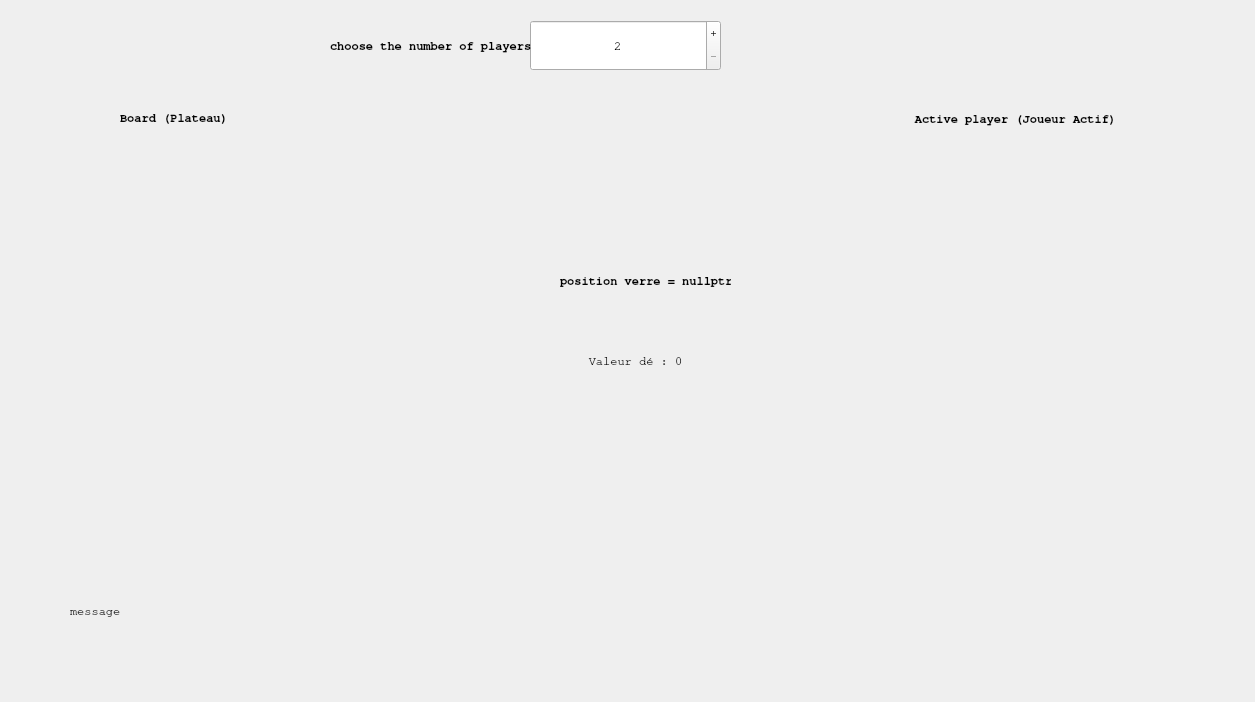
<?xml version="1.0" encoding="UTF-8"?>
<ui version="4.0">
 <class>bn_gui</class>
 <widget class="QWidget" name="bn_gui">
  <property name="geometry">
   <rect>
    <x>0</x>
    <y>0</y>
    <width>1255</width>
    <height>702</height>
   </rect>
  </property>
  <property name="font">
   <font>
    <family>TeX Gyre Cursor</family>
   </font>
  </property>
  <property name="windowTitle">
   <string>bn_gui</string>
  </property>
  <widget class="QWidget" name="up_widget" native="true">
   <property name="geometry">
    <rect>
     <x>320</x>
     <y>10</y>
     <width>531</width>
     <height>71</height>
    </rect>
   </property>
   <widget class="QSpinBox" name="nbPlayer_chooser">
    <property name="geometry">
     <rect>
      <x>210</x>
      <y>10</y>
      <width>191</width>
      <height>51</height>
     </rect>
    </property>
    <property name="font">
     <font>
      <family>UbuntuCondensed Nerd Font</family>
      <italic>false</italic>
     </font>
    </property>
    <property name="alignment">
     <set>Qt::AlignCenter</set>
    </property>
    <property name="readOnly">
     <bool>false</bool>
    </property>
    <property name="buttonSymbols">
     <enum>QAbstractSpinBox::PlusMinus</enum>
    </property>
    <property name="minimum">
     <number>2</number>
    </property>
    <property name="maximum">
     <number>5</number>
    </property>
    <property name="stepType">
     <enum>QAbstractSpinBox::AdaptiveDecimalStepType</enum>
    </property>
   </widget>
   <widget class="QLabel" name="label">
    <property name="geometry">
     <rect>
      <x>10</x>
      <y>10</y>
      <width>211</width>
      <height>51</height>
     </rect>
    </property>
    <property name="font">
     <font>
      <family>Timmana</family>
      <weight>75</weight>
      <bold>true</bold>
     </font>
    </property>
    <property name="text">
     <string>choose the number of players</string>
    </property>
   </widget>
  </widget>
  <widget class="QWidget" name="central_widget" native="true">
   <property name="geometry">
    <rect>
     <x>50</x>
     <y>90</y>
     <width>1171</width>
     <height>561</height>
    </rect>
   </property>
   <widget class="QLabel" name="label_messages">
    <property name="geometry">
     <rect>
      <x>20</x>
      <y>490</y>
      <width>1131</width>
      <height>61</height>
     </rect>
    </property>
    <property name="text">
     <string>message</string>
    </property>
   </widget>
   <widget class="QLabel" name="drop_view">
    <property name="geometry">
     <rect>
      <x>570</x>
      <y>80</y>
      <width>51</width>
      <height>61</height>
     </rect>
    </property>
    <property name="text">
     <string/>
    </property>
    <property name="textFormat">
     <enum>Qt::RichText</enum>
    </property>
    <property name="pixmap">
     <pixmap>../img/drop.png</pixmap>
    </property>
   </widget>
   <widget class="QLabel" name="position_dew">
    <property name="geometry">
     <rect>
      <x>510</x>
      <y>180</y>
      <width>171</width>
      <height>20</height>
     </rect>
    </property>
    <property name="font">
     <font>
      <family>Ubuntu Nerd Font</family>
      <weight>75</weight>
      <bold>true</bold>
     </font>
    </property>
    <property name="text">
     <string>position verre = nullptr</string>
    </property>
   </widget>
   <widget class="QLabel" name="de_value">
    <property name="geometry">
     <rect>
      <x>490</x>
      <y>240</y>
      <width>191</width>
      <height>61</height>
     </rect>
    </property>
    <property name="baseSize">
     <size>
      <width>0</width>
      <height>0</height>
     </size>
    </property>
    <property name="text">
     <string>&lt;html&gt;&lt;head/&gt;&lt;body&gt;&lt;p&gt;Valeur dé : 0&lt;/p&gt;&lt;/body&gt;&lt;/html&gt;</string>
    </property>
    <property name="textFormat">
     <enum>Qt::RichText</enum>
    </property>
    <property name="alignment">
     <set>Qt::AlignCenter</set>
    </property>
   </widget>
   <widget class="QWidget" name="left_widget" native="true">
    <property name="geometry">
     <rect>
      <x>20</x>
      <y>50</y>
      <width>341</width>
      <height>351</height>
     </rect>
    </property>
   </widget>
   <widget class="QWidget" name="right_widget" native="true">
    <property name="geometry">
     <rect>
      <x>810</x>
      <y>50</y>
      <width>331</width>
      <height>341</height>
     </rect>
    </property>
   </widget>
   <widget class="QLabel" name="label_2">
    <property name="geometry">
     <rect>
      <x>70</x>
      <y>17</y>
      <width>241</width>
      <height>20</height>
     </rect>
    </property>
    <property name="font">
     <font>
      <family>Ubuntu</family>
      <weight>75</weight>
      <italic>false</italic>
      <bold>true</bold>
     </font>
    </property>
    <property name="text">
     <string>Board (Plateau)</string>
    </property>
   </widget>
   <widget class="QLabel" name="label_3">
    <property name="geometry">
     <rect>
      <x>840</x>
      <y>20</y>
      <width>251</width>
      <height>17</height>
     </rect>
    </property>
    <property name="font">
     <font>
      <family>Ubuntu Nerd Font</family>
      <weight>75</weight>
      <bold>true</bold>
     </font>
    </property>
    <property name="text">
     <string>Active player (Joueur Actif)</string>
    </property>
    <property name="alignment">
     <set>Qt::AlignCenter</set>
    </property>
   </widget>
   <widget class="QWidget" name="buttons_widget" native="true">
    <property name="geometry">
     <rect>
      <x>410</x>
      <y>400</y>
      <width>381</width>
      <height>80</height>
     </rect>
    </property>
   </widget>
  </widget>
 </widget>
 <resources/>
 <connections/>
</ui>
